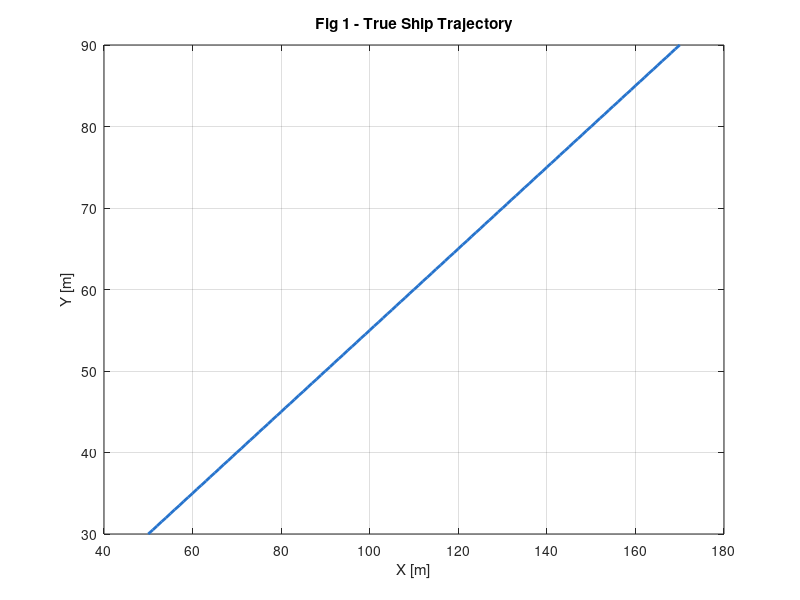
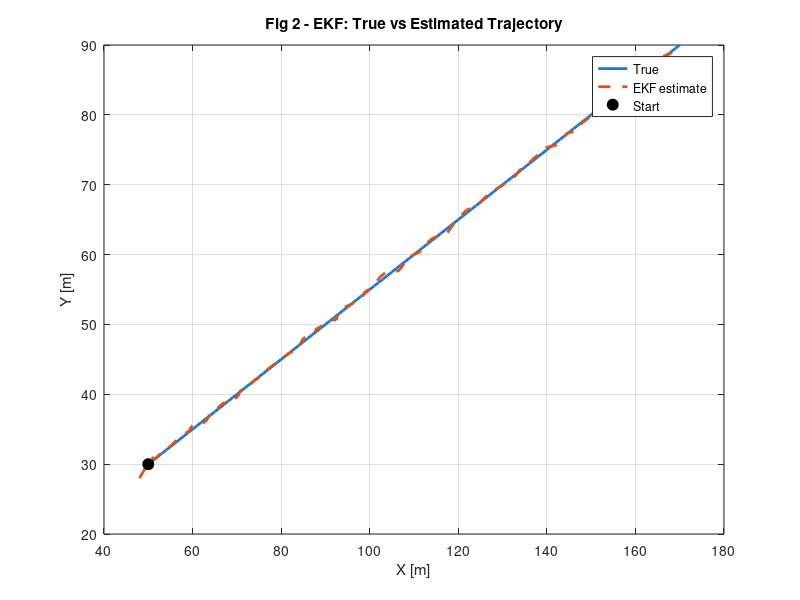
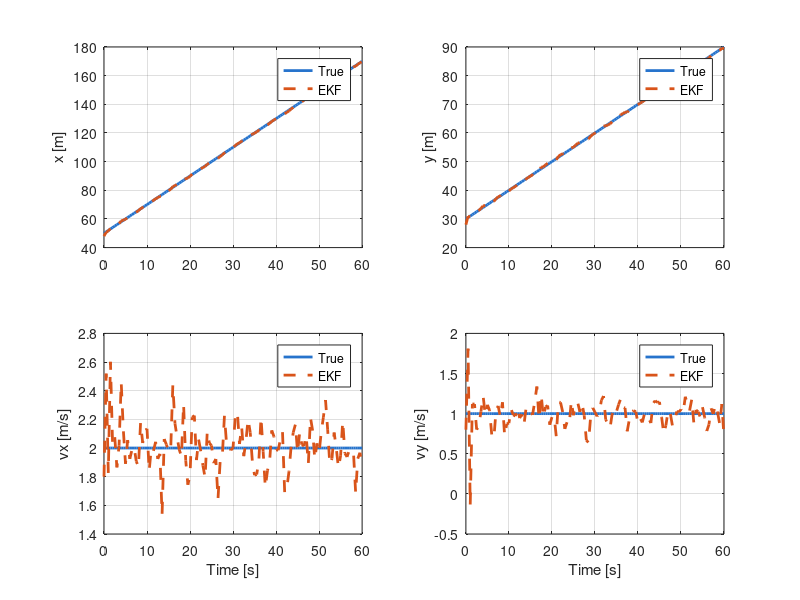

Source code (MATLAB) for these figures, in order: (Note: this script raises an error after producing the figures.)
% =========================================================
% main_ekf.m — Phase 1 Master Script
%              EKF + Nonlinear Observability (LTI vs LTV)
%
% PURPOSE:
%   Run the full Phase 1 pipeline in one go.
%   UAV still flies its simple straight patrol here —
%   trajectory comparison (straight vs zig-zag) is Phase 2,
%   a separate set of files, not mixed in here.
%
% HOW TO RUN:
%   Press F5 or type: main_ekf
% =========================================================

clear; clc; close all;

fprintf('============================================\n');
fprintf('  PHASE 1: EKF + Nonlinear Observability\n');
fprintf('============================================\n\n');

%% ---- Parameters ----
dt = 0.5;  T_total = 60;  t = 0:dt:T_total;  N_steps = length(t);
fx = 800;  fy = 800;  z = 150;

A = [1 0 dt 0; 0 1 0 dt; 0 0 1 0; 0 0 0 1];
n = 4;

h      = @(X) [fx*(X(1)/z); fy*(X(2)/z)];
H_func = @(X) [fx/z 0 0 0; 0 fy/z 0 0];
C_old  = [1 0 0 0; 0 1 0 0];

Q = diag([0.1, 0.1, 0.05, 0.05]);
R = diag([4, 4]);

rng(42);

%% ---- True trajectory ----
fprintf('[1/5] True ship trajectory...\n');
X_true = zeros(n, N_steps);
X_true(:,1) = [50; 30; 2; 1];
for k = 1:N_steps-1
    X_true(:,k+1) = A * X_true(:,k);
end

%% ---- Noisy measurements ----
fprintf('[2/5] Noisy camera measurements...\n');
z_meas = zeros(2, N_steps);
for k = 1:N_steps
    z_meas(:,k) = h(X_true(:,k)) + sqrt(R)*randn(2,1);
end

%% ---- EKF ----
fprintf('[3/5] Running EKF...\n');
X_est  = zeros(n, N_steps);
P_arr  = zeros(n, n, N_steps);
innov  = zeros(2, N_steps);
X_est(:,1)   = [48; 28; 1.8; 0.8];
P_arr(:,:,1) = 10*eye(n);

for k = 1:N_steps-1
    X_pred = A * X_est(:,k);
    P_pred = A * P_arr(:,:,k) * A' + Q;
    H      = H_func(X_pred);
    z_pred = h(X_pred);
    r      = z_meas(:,k+1) - z_pred;
    S      = H * P_pred * H' + R;
    K      = P_pred * H' * (S \ eye(2));
    X_est(:,k+1)   = X_pred + K * r;
    P_arr(:,:,k+1) = (eye(n) - K*H) * P_pred;
    innov(:,k+1)   = r;
end
pos_err = sqrt((X_true(1,:)-X_est(1,:)).^2 + (X_true(2,:)-X_est(2,:)).^2);
fprintf('    Final position error: %.4f m\n', pos_err(end));

%% ---- LTI observability ----
fprintf('[4/5] LTI observability (constant C)...\n');
O_LTI = [C_old; C_old*A; C_old*A^2; C_old*A^3];
r_LTI = rank(O_LTI);  c_LTI = cond(O_LTI);
rank_LTI_t = r_LTI*ones(1,N_steps);
cond_LTI_t = c_LTI*ones(1,N_steps);

Wo_LTI = zeros(n,n); det_LTI = zeros(1,N_steps); eig_LTI = zeros(1,N_steps);
for k = 0:N_steps-1
    Ak = A^k;
    Wo_LTI = Wo_LTI + Ak'*C_old'*C_old*Ak;
    det_LTI(k+1) = det(Wo_LTI);
    eig_LTI(k+1) = min(eig(Wo_LTI));
end
fprintf('    rank=%d/4  cond(O)=%.3e\n', r_LTI, c_LTI);

%% ---- LTV observability ----
fprintf('[5/5] LTV observability (Jacobian H)...\n');
rank_LTV_t = zeros(1,N_steps);
cond_LTV_t = zeros(1,N_steps);
for k = 1:N_steps
    H_k = H_func(X_true(:,k));
    O_k = [H_k; H_k*A; H_k*A^2; H_k*A^3];
    rank_LTV_t(k) = rank(O_k);
    cond_LTV_t(k) = cond(O_k);
end

Wo_LTV = zeros(n,n); det_LTV = zeros(1,N_steps); eig_LTV = zeros(1,N_steps);
for k = 0:N_steps-1
    Ak  = A^k;
    H_k = H_func(X_true(:,k+1));
    Wo_LTV = Wo_LTV + Ak'*H_k'*H_k*Ak;
    det_LTV(k+1) = det(Wo_LTV);
    eig_LTV(k+1) = min(eig(Wo_LTV));
end
fprintf('    rank range: %d to %d\n\n', min(rank_LTV_t), max(rank_LTV_t));

%% ====================================================
%%  PLOTS  (12 figures total)
%% ====================================================
c_true=[0.15 0.45 0.80]; c_est=[0.85 0.33 0.10];
c_inn=[0.13 0.55 0.13];  c_LTI=[0.15 0.45 0.80]; c_LTV=[0.55 0.18 0.55];

% Fig 1: True trajectory
figure(1); set(gcf,'Name','Fig 1 - True Trajectory');
plot(X_true(1,:),X_true(2,:),'-','Color',c_true,'LineWidth',2);
xlabel('X [m]'); ylabel('Y [m]'); title('Fig 1 - True Ship Trajectory'); grid on;

% Fig 2: EKF trajectory comparison
figure(2); set(gcf,'Name','Fig 2 - EKF Trajectory');
plot(X_true(1,:),X_true(2,:),'-','Color',c_true,'LineWidth',2); hold on;
plot(X_est(1,:),X_est(2,:),'--','Color',c_est,'LineWidth',2);
plot(X_true(1,1),X_true(2,1),'ko','MarkerSize',8,'MarkerFaceColor','k');
xlabel('X [m]'); ylabel('Y [m]');
title('Fig 2 - EKF: True vs Estimated Trajectory');
legend('True','EKF estimate','Start','Location','best'); grid on;

% Fig 3: EKF state estimates
figure(3); set(gcf,'Name','Fig 3 - EKF States');
labels = {'x [m]','y [m]','vx [m/s]','vy [m/s]'};
for i=1:4
    subplot(2,2,i);
    plot(t,X_true(i,:),'-','Color',c_true,'LineWidth',2); hold on;
    plot(t,X_est(i,:),'--','Color',c_est,'LineWidth',2);
    ylabel(labels{i}); legend('True','EKF'); grid on;
    if i>=3; xlabel('Time [s]'); end
end
sgtitle('Fig 3 - EKF State Estimates vs True States');

% Fig 4: Position error
figure(4); set(gcf,'Name','Fig 4 - EKF Error');
plot(t,pos_err,'-','Color',c_est,'LineWidth',2);
xlabel('Time [s]'); ylabel('Position error [m]');
title('Fig 4 - EKF Position Error (should converge)'); grid on;

% Fig 5: Innovation
figure(5); set(gcf,'Name','Fig 5 - Innovation');
subplot(2,1,1);
plot(t,innov(1,:),'-','Color',c_inn,'LineWidth',1.5); hold on; yline(0,'k--');
ylabel('r_u [px]'); title('Fig 5 - EKF Innovation'); grid on;
subplot(2,1,2);
plot(t,innov(2,:),'-','Color',c_inn,'LineWidth',1.5); hold on; yline(0,'k--');
xlabel('Time [s]'); ylabel('r_v [px]'); grid on;

% Fig 6: Covariance
figure(6); set(gcf,'Name','Fig 6 - Covariance');
for i=1:n; P_d(i,:)=squeeze(P_arr(i,i,:))'; end
semilogy(t,P_d(1,:),'-','LineWidth',2); hold on;
semilogy(t,P_d(2,:),'--','LineWidth',2);
semilogy(t,P_d(3,:),':','LineWidth',2);
semilogy(t,P_d(4,:),'-.','LineWidth',2);
xlabel('Time [s]'); ylabel('Variance [log]');
title('Fig 6 - EKF Covariance (should decrease)');
legend('P_x','P_y','P_{vx}','P_{vy}','Location','best'); grid on;

% Fig 7: LTI rank
figure(7); set(gcf,'Name','Fig 7 - LTI Rank');
plot(t,rank_LTI_t,'-','Color',c_LTI,'LineWidth',2.5);
yline(4,':','Full obs');
xlabel('Time [s]'); ylabel('rank(O)');
title('Fig 7 - LTI Rank (constant C - flat)');
ylim([0 6]); yticks(0:1:6); grid on;

% Fig 8: LTV rank
figure(8); set(gcf,'Name','Fig 8 - LTV Rank');
plot(t,rank_LTV_t,'--','Color',c_LTV,'LineWidth',2.5);
yline(4,':','Full obs');
xlabel('Time [s]'); ylabel('rank(O(k))');
title('Fig 8 - LTV Rank (Jacobian H)');
ylim([0 6]); yticks(0:1:6); grid on;

% Fig 9: LTI vs LTV rank overlay
figure(9); set(gcf,'Name','Fig 9 - LTI vs LTV Rank');
plot(t,rank_LTI_t,'-','Color',c_LTI,'LineWidth',2.5); hold on;
plot(t,rank_LTV_t,'--','Color',c_LTV,'LineWidth',2.5);
yline(4,':','Color',[0.4 0.4 0.4]);
xlabel('Time [s]'); ylabel('rank(O(k))');
title('Fig 9 - LTI vs LTV Rank Comparison');
legend('LTI: constant C','LTV: Jacobian H','Location','best');
ylim([0 6]); yticks(0:1:6); grid on;

% Fig 10: cond(O) comparison
figure(10); set(gcf,'Name','Fig 10 - cond(O) Comparison');
semilogy(t,cond_LTI_t,'-','Color',c_LTI,'LineWidth',2); hold on;
semilogy(t,cond_LTV_t,'--','Color',c_LTV,'LineWidth',2);
xlabel('Time [s]'); ylabel('cond(O) [log]');
title('Fig 10 - LTI vs LTV Condition Number');
legend('LTI','LTV','Location','best'); grid on;

% Fig 11: Gramian det
figure(11); set(gcf,'Name','Fig 11 - Gramian det(Wo)');
plot(t,det_LTI,'-','Color',c_LTI,'LineWidth',2); hold on;
plot(t,det_LTV,'--','Color',c_LTV,'LineWidth',2);
xlabel('Time [s]'); ylabel('det(Wo)');
title('Fig 11 - Gramian Determinant: LTI vs LTV');
legend('LTI','LTV','Location','best'); grid on;

% Fig 12: KEY comparison grid
figure(12); set(gcf,'Name','Fig 12 - KEY Full Comparison');
set(gcf,'Position',[50 50 1000 600]);
subplot(2,2,1);
plot(t,rank_LTI_t,'-','Color',c_LTI,'LineWidth',2); hold on;
plot(t,rank_LTV_t,'--','Color',c_LTV,'LineWidth',2);
ylabel('rank(O)'); title('Rank: LTI vs LTV');
legend('LTI','LTV','Location','best'); ylim([0 6]); grid on;
subplot(2,2,2);
semilogy(t,cond_LTI_t,'-','Color',c_LTI,'LineWidth',2); hold on;
semilogy(t,cond_LTV_t,'--','Color',c_LTV,'LineWidth',2);
ylabel('cond(O) [log]'); title('Condition Number');
legend('LTI','LTV','Location','best'); grid on;
subplot(2,2,3);
plot(t,pos_err,'-','Color',c_est,'LineWidth',2);
xlabel('Time [s]'); ylabel('Error [m]');
title('EKF Position Error'); grid on;
subplot(2,2,4);
semilogy(t,eig_LTI,'-','Color',c_LTI,'LineWidth',2); hold on;
semilogy(t,eig_LTV,'--','Color',c_LTV,'LineWidth',2);
xlabel('Time [s]'); ylabel('min eig(Wo) [log]');
title('Gramian Min Eigenvalue');
legend('LTI','LTV','Location','best'); grid on;
sgtitle('Fig 12 - Phase 1 Summary: EKF + LTI vs LTV Observability');

%% ---- Final summary ----
fprintf('============================================\n');
fprintf('  PHASE 1 RESULTS\n');
fprintf('============================================\n');
fprintf('  LTI (constant C):  rank=%d/4  cond(O)=%.3e\n', r_LTI, c_LTI);
fprintf('  LTV (Jacobian H):  rank range %d to %d\n', min(rank_LTV_t), max(rank_LTV_t));
fprintf('  EKF final position error: %.4f m\n', pos_err(end));
fprintf('  12 figures generated.\n');
fprintf('============================================\n');
